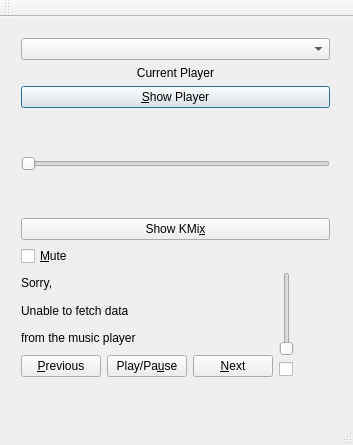
<?xml version="1.0" encoding="UTF-8"?>
<ui version="4.0">
 <class>MainWindow</class>
 <widget class="QMainWindow" name="MainWindow">
  <property name="geometry">
   <rect>
    <x>0</x>
    <y>0</y>
    <width>353</width>
    <height>445</height>
   </rect>
  </property>
  <property name="windowTitle">
   <string>MainWindow</string>
  </property>
  <widget class="QWidget" name="centralWidget">
   <widget class="QWidget" name="horizontalLayoutWidget">
    <property name="geometry">
     <rect>
      <x>10</x>
      <y>10</y>
      <width>331</width>
      <height>361</height>
     </rect>
    </property>
    <layout class="QHBoxLayout" name="horizontalLayout">
     <item>
      <layout class="QVBoxLayout" name="verticalLayout">
       <item>
        <widget class="QComboBox" name="comboBox"/>
       </item>
       <item>
        <widget class="QLabel" name="labelPlayer">
         <property name="text">
          <string>Current Player</string>
         </property>
         <property name="alignment">
          <set>Qt::AlignCenter</set>
         </property>
        </widget>
       </item>
       <item>
        <widget class="QPushButton" name="pushButtonShow">
         <property name="text">
          <string>&amp;Show Player</string>
         </property>
         <property name="default">
          <bool>true</bool>
         </property>
        </widget>
       </item>
       <item>
        <spacer name="verticalSpacer_2">
         <property name="orientation">
          <enum>Qt::Vertical</enum>
         </property>
         <property name="sizeHint" stdset="0">
          <size>
           <width>20</width>
           <height>40</height>
          </size>
         </property>
        </spacer>
       </item>
       <item>
        <widget class="QSlider" name="positionSlider">
         <property name="orientation">
          <enum>Qt::Horizontal</enum>
         </property>
        </widget>
       </item>
       <item>
        <spacer name="verticalSpacer">
         <property name="orientation">
          <enum>Qt::Vertical</enum>
         </property>
         <property name="sizeHint" stdset="0">
          <size>
           <width>20</width>
           <height>40</height>
          </size>
         </property>
        </spacer>
       </item>
       <item>
        <widget class="QPushButton" name="pushButtonKMix">
         <property name="text">
          <string>Show KMi&amp;x</string>
         </property>
        </widget>
       </item>
       <item>
        <widget class="QCheckBox" name="checkBoxMute">
         <property name="text">
          <string>&amp;Mute</string>
         </property>
        </widget>
       </item>
       <item>
        <layout class="QHBoxLayout" name="horizontalLayout_4">
         <item>
          <layout class="QVBoxLayout" name="verticalLayout_2">
           <item>
            <widget class="QLabel" name="labelTitle">
             <property name="text">
              <string>Sorry,</string>
             </property>
            </widget>
           </item>
           <item>
            <widget class="QLabel" name="labelArtist">
             <property name="text">
              <string>Unable to fetch data</string>
             </property>
            </widget>
           </item>
           <item>
            <widget class="QLabel" name="labelAlbum">
             <property name="text">
              <string>from the music player</string>
             </property>
            </widget>
           </item>
           <item>
            <layout class="QHBoxLayout" name="horButtonLayout">
             <item>
              <widget class="QPushButton" name="pushButtonPrev">
               <property name="text">
                <string>&amp;Previous</string>
               </property>
              </widget>
             </item>
             <item>
              <widget class="QPushButton" name="pushButtonPlay">
               <property name="text">
                <string>Play/Pa&amp;use</string>
               </property>
              </widget>
             </item>
             <item>
              <widget class="QPushButton" name="pushButtonNext">
               <property name="text">
                <string>&amp;Next</string>
               </property>
              </widget>
             </item>
            </layout>
           </item>
          </layout>
         </item>
         <item>
          <layout class="QVBoxLayout" name="verticalLayout_3">
           <item>
            <widget class="QSlider" name="volumeSlider">
             <property name="toolTip">
              <string extracomment="Volume Slider"/>
             </property>
             <property name="statusTip">
              <string extracomment="Volume Slider"/>
             </property>
             <property name="whatsThis">
              <string extracomment="Volume Slider"/>
             </property>
             <property name="orientation">
              <enum>Qt::Vertical</enum>
             </property>
            </widget>
           </item>
           <item>
            <widget class="QCheckBox" name="checkBoxMute_2">
             <property name="text">
              <string/>
             </property>
            </widget>
           </item>
          </layout>
         </item>
        </layout>
       </item>
      </layout>
     </item>
    </layout>
   </widget>
   <zorder>pushButtonPlay</zorder>
   <zorder>horizontalLayoutWidget</zorder>
  </widget>
  <widget class="QToolBar" name="mainToolBar">
   <attribute name="toolBarArea">
    <enum>TopToolBarArea</enum>
   </attribute>
   <attribute name="toolBarBreak">
    <bool>false</bool>
   </attribute>
  </widget>
  <widget class="QStatusBar" name="statusBar"/>
  <widget class="QMenuBar" name="menuBar">
   <property name="geometry">
    <rect>
     <x>0</x>
     <y>0</y>
     <width>353</width>
     <height>25</height>
    </rect>
   </property>
  </widget>
 </widget>
 <layoutdefault spacing="6" margin="11"/>
 <resources/>
 <connections/>
</ui>
